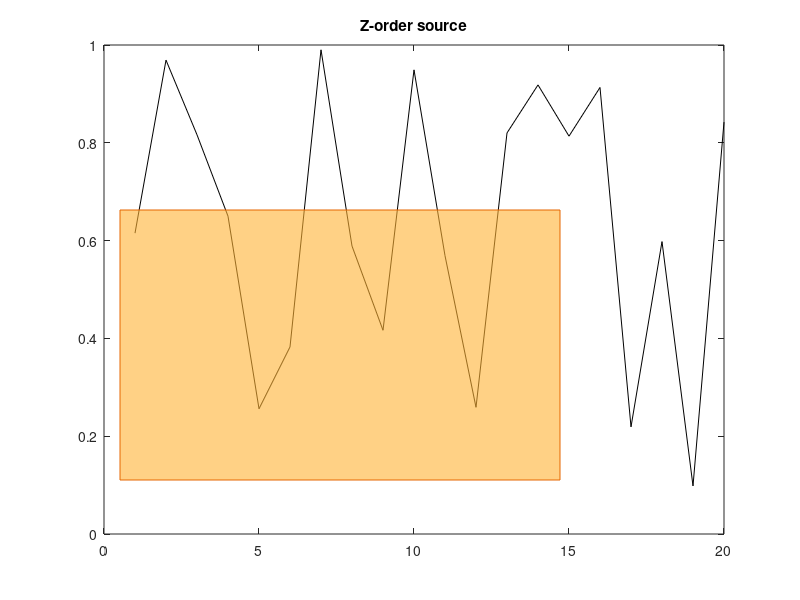

Write MATLAB code to recreate this figure. (Note: this script raises an error after producing the figure.)
% test_compose_annotation_zorder
% Minimal manual harness for Compose v1 annotation Z-order verification.

close all force;
clc;

%% 1) Build source figure with overlapping figure-level annotations
srcFig = figure('Name','ZOrderSource', 'Color','w', 'Units','pixels', 'Position',[100 100 700 500]);
ax = axes(srcFig); %#ok<LAXES>
plot(rand(1,20), '-k');
title('Z-order source');

hRect = annotation(srcFig, 'rectangle', [0.15 0.20 0.55 0.45], ...
    'FaceColor',[1 0.7 0.2], 'FaceAlpha',0.6, 'Color',[0.9 0.4 0]);
hRect.Tag = 'ZRect';

hArrow = annotation(srcFig, 'arrow', [0.22 0.62], [0.28 0.58], ...
    'Color',[0.1 0.2 0.9], 'LineWidth',2.5);
hArrow.Tag = 'ZArrow';

hText = annotation(srcFig, 'textbox', [0.32 0.44 0.20 0.12], ...
    'String','TOP TEXT', 'FitBoxToText','off', 'Color',[0.8 0 0], ...
    'LineWidth',1.5, 'BackgroundColor',[1 1 1]);
hText.Tag = 'ZText';

drawnow;

%% 2) Print source stacking order
fprintf('\n=== Source figure annotation order (fig.Children index) ===\n');
srcOrder = printShapeOrder(srcFig);

%% 3) Launch FigureControlStudio and trigger the existing Compose callback path
FigureControlStudio;
drawnow;

studio = findall(groot, 'Type','figure', 'Name','FigureControlStudio');
assert(~isempty(studio), 'FigureControlStudio window not found.');
studio = studio(1);

% Set scope mode to Explicit List
allDD = findall(studio, 'Type', 'uidropdown');
ddScope = [];
for k = 1:numel(allDD)
    items = string(allDD(k).Items);
    if any(items == "Explicit List")
        ddScope = allDD(k);
        break;
    end
end
assert(~isempty(ddScope), 'Scope dropdown not found.');
ddScope.Value = 'Explicit List';
try
    feval(ddScope.ValueChangedFcn, ddScope, []);
catch
end

% Refresh explicit list
btnRefresh = findButtonByText(studio, 'Refresh Explicit List');
assert(~isempty(btnRefresh), 'Refresh Explicit List button not found.');
feval(btnRefresh.ButtonPushedFcn, btnRefresh, []);
drawnow;

lb = findall(studio, 'Type', 'uilistbox');
assert(~isempty(lb), 'Explicit listbox not found.');
lb = lb(1);

srcRow = find(contains(string(lb.Items), "ZOrderSource"), 1, 'first');
assert(~isempty(srcRow), 'ZOrderSource not found in explicit list.');
lb.Value = lb.ItemsData(srcRow);

% Configure compose tab controls (single tile, no auto panel labels)
composeTab = findall(studio, 'Type','uitab', 'Title','Compose');
assert(~isempty(composeTab), 'Compose tab not found.');
composeTab = composeTab(1);

composeNFs = findall(composeTab, 'Type', 'uieditfield', '-and', 'Style', 'numeric');
assert(numel(composeNFs) >= 2, 'Compose numeric controls not found.');
% Created in order: Rows, Columns, Label font size, Custom width
composeNFs(end).Value = 1; % Rows
composeNFs(end-1).Value = 1; % Columns

cbAutoLabel = findCheckboxByText(composeTab, 'Auto label panels');
assert(~isempty(cbAutoLabel), 'Auto label checkbox not found.');
cbAutoLabel.Value = false;

btnCompose = findButtonByText(composeTab, 'Compose');
assert(~isempty(btnCompose), 'Compose button not found.');
feval(btnCompose.ButtonPushedFcn, btnCompose, []);
drawnow;

%% 4) Inspect destination figure stacking order
destAll = findall(groot, 'Type','figure', 'Name','Composed Figure');
assert(~isempty(destAll), 'Composed Figure not created.');
destFig = destAll(1);

fprintf('\n=== Destination figure annotation order (fig.Children index) ===\n');
destOrder = printShapeOrder(destFig);

%% 5) Comparison summary
names = ["ZRect","ZArrow","ZText"];
[srcIdx, srcOk] = indicesByTag(srcOrder, names);
[dstIdx, dstOk] = indicesByTag(destOrder, names);

fprintf('\n=== Comparison summary ===\n');
if ~(srcOk && dstOk)
    fprintf('Could not locate all required tags in source/destination.\n');
    fprintf('Source found: %d, Destination found: %d\n', srcOk, dstOk);
else
    srcRel = [srcIdx(1) < srcIdx(2), srcIdx(2) < srcIdx(3), srcIdx(1) < srcIdx(3)];
    dstRel = [dstIdx(1) < dstIdx(2), dstIdx(2) < dstIdx(3), dstIdx(1) < dstIdx(3)];
    preserved = isequal(srcRel, dstRel);

    fprintf('Source indices   [Rect Arrow Text]: [%d %d %d]\n', srcIdx(1), srcIdx(2), srcIdx(3));
    fprintf('Destination idxs [Rect Arrow Text]: [%d %d %d]\n', dstIdx(1), dstIdx(2), dstIdx(3));
    fprintf('Relative order preserved: %s\n', string(preserved));
end


function order = printShapeOrder(fig)
children = fig.Children;
order = struct('idx', {}, 'class', {}, 'tag', {});
for i = 1:numel(children)
    ch = children(i);
    cls = string(class(ch));
    if startsWith(cls, "matlab.graphics.shape.")
        tg = "";
        try, tg = string(ch.Tag); catch, end
        order(end+1) = struct('idx', i, 'class', char(cls), 'tag', char(tg)); %#ok<AGROW>
        fprintf('idx=%d  class=%s  tag=%s\n', i, char(cls), char(tg));
    end
end
if isempty(order)
    fprintf('(no figure-level matlab.graphics.shape.* children found)\n');
end
end

function [idxs, ok] = indicesByTag(order, names)
idxs = nan(1, numel(names));
for k = 1:numel(names)
    hit = find(arrayfun(@(s) strcmp(string(s.tag), names(k)), order), 1, 'first');
    if ~isempty(hit)
        idxs(k) = order(hit).idx;
    end
end
ok = all(isfinite(idxs));
end

function btn = findButtonByText(parent, txt)
btn = [];
allBtns = findall(parent, 'Type', 'uibutton');
for k = 1:numel(allBtns)
    if strcmp(string(allBtns(k).Text), string(txt))
        btn = allBtns(k);
        return;
    end
end
end

function cb = findCheckboxByText(parent, txt)
cb = [];
allCb = findall(parent, 'Type', 'uicheckbox');
for k = 1:numel(allCb)
    if strcmp(string(allCb(k).Text), string(txt))
        cb = allCb(k);
        return;
    end
end
end
